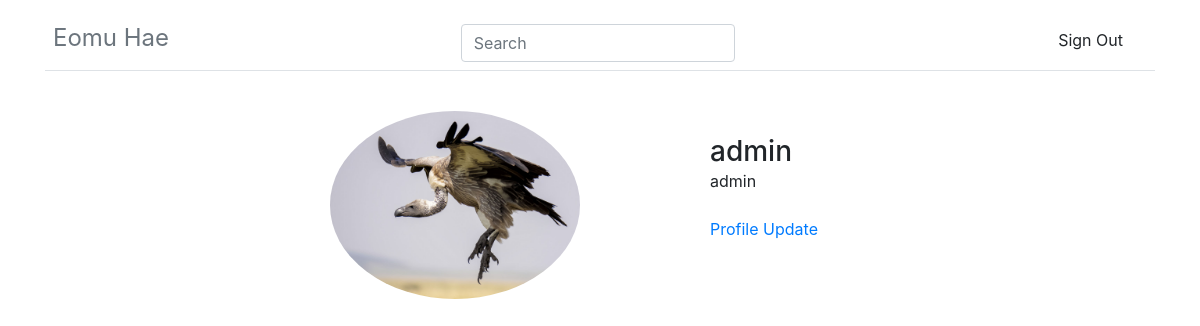
Page /intworlduser/mypage/ (signed in) on the earlier database version.
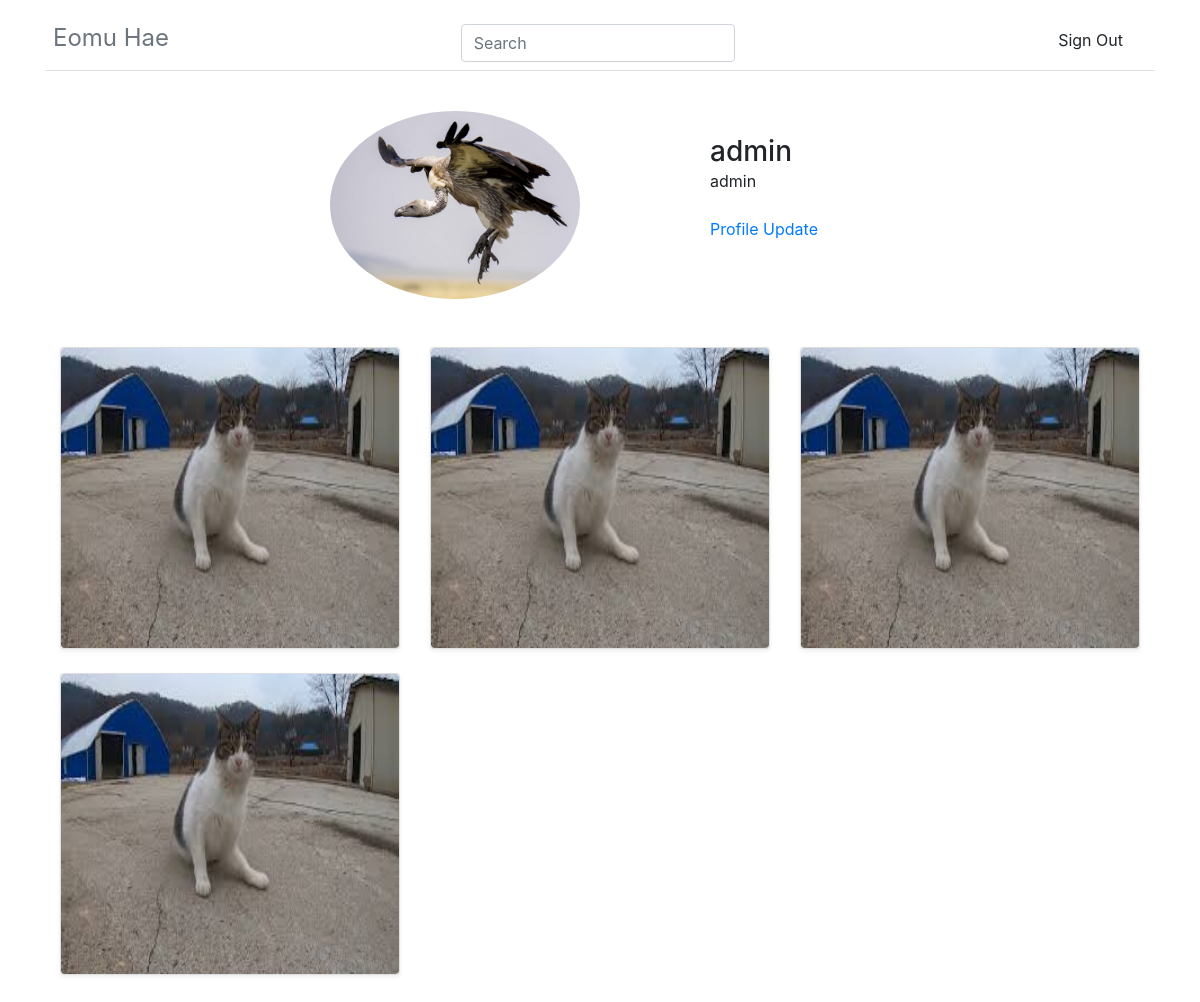
Same page on the later database version.
### intworldapp/models.py (models this page shows, shortened)
class Post(models.Model):
    main_text = models.CharField(max_length=200)
    create_user = models.ForeignKey(User, on_delete = models.CASCADE)
    create_date = models.DateTimeField('date published', default=timezone.now)
    update_date = models.DateTimeField('date published', null = True, default=timezone.now)
    create_img = models.ImageField(blank=True, upload_to="post/%Y/%m/%d", null=True)
    likes = models.ManyToManyField(User, related_name='likes')
    tag_set = models.ManyToManyField('Tag', blank=True)

### intworlduser/views.py (the view)
# urls.py: path('mypage/', views.userinfo, name='mypage'),
@login_required
def userinfo(request):
    conn_user = request.user
    posts = Post.objects.all().filter(create_user=conn_user).order_by('-id')
    conn_profile = Profile.objects.get(user=conn_user)
    if not conn_profile.profile_image:
        pic_url = ""
    else:
        pic_url = conn_profile.profile_image.url
    context = {
        'id' : conn_user.username,
        'nick' : conn_profile.nick,
        'profile_pic' : pic_url,
        'intro' : conn_profile.intro,
        'posts' : posts,
    }
    return render(request, 'mypage.html', context=context)

### intworlduser/templates/mypage.html (shortened to what this page needs)
{% extends 'base.html' %}
{% load staticfiles %}
{% block content %}
<div class="cantrion">
  <div class="row justify-content-center">
    <div class="col-md-4 order-md-1">
    <img class="img-fluid rounded-circle" width="250" height="250"
      src="{% if profile_pic %} {{profile_pic}} {% else %} /static/default.jpg {% endif %}"
      preserveAspectRatio="xMidYMid slice" focusable="false" role="img" aria-label="Placeholder: Thumbnail">
    </div>
    <div class="col-md-2 order-md-2 mb-4">
    <br>
    <h3 class="mb-0">{{ id }}</h3>
    {% if intro %}
    <p class="card-text mb-auto">{{ intro | linebreaksbr}}</p>
    {% endif %}
    <br>
    <a href="{% url 'profile_update' %}">Profile Update</a>
    </div>
  </div>
<div class="album py-5">
  <div class="container">
    <div class="row">
      {% for post in posts.all %}
      <div class="col-md-4">
        <div class="card mb-4 shadow-sm">
          <img src="{{post.create_img.url}}" class="rounded" alt="..." width="100%" height="300">
        </div>
      </div>
      {% endfor %}
    </div>
  </div>
</div>
</div>
{% endblock %}

Differences in the rows shown:
added Post: create_img (picture)
added Post: create_img (picture)
added Post: create_img (picture)
added Post: create_img (picture)
